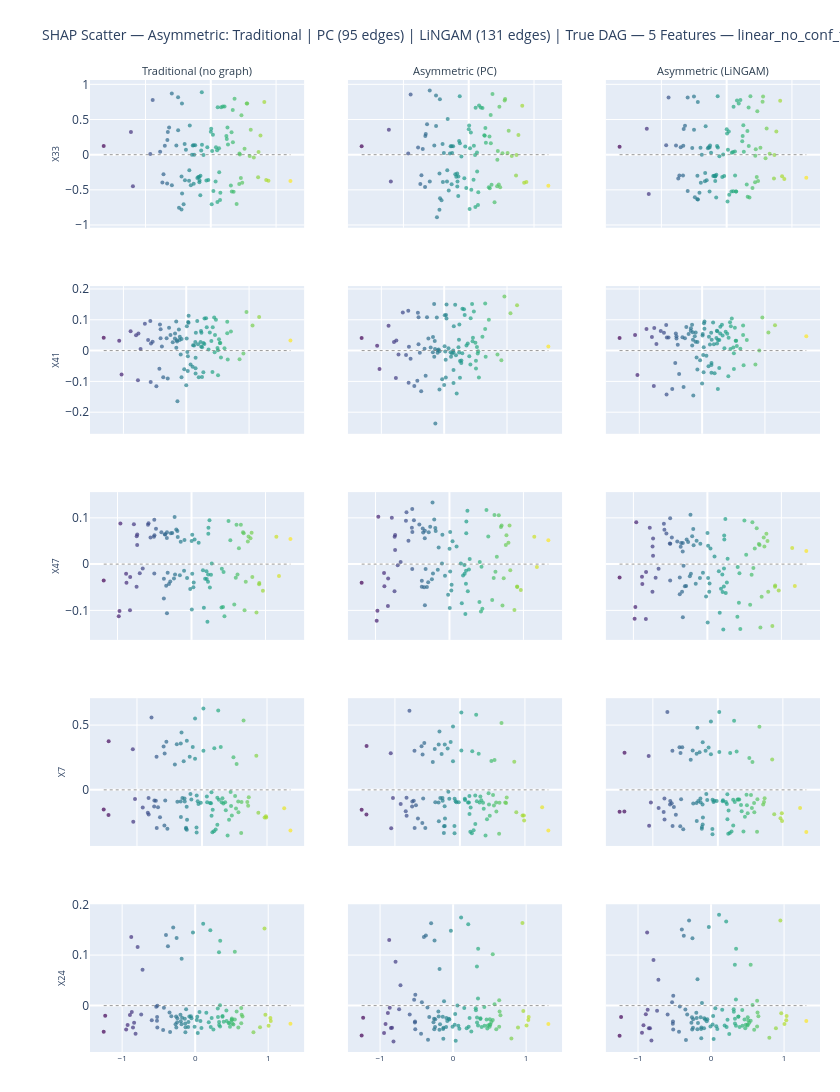

Source (notebook cell):
### Code cell
fig_scatter_pc_vs_lingam = plot_shap_scatter_pc_vs_lingam(
    shap_data, feature_names, scratch_rank, top_features, x_test,
    pc_edges, lingam_edges, DATASET, N_TOP_FEATURES,
    features=features_names,
)
